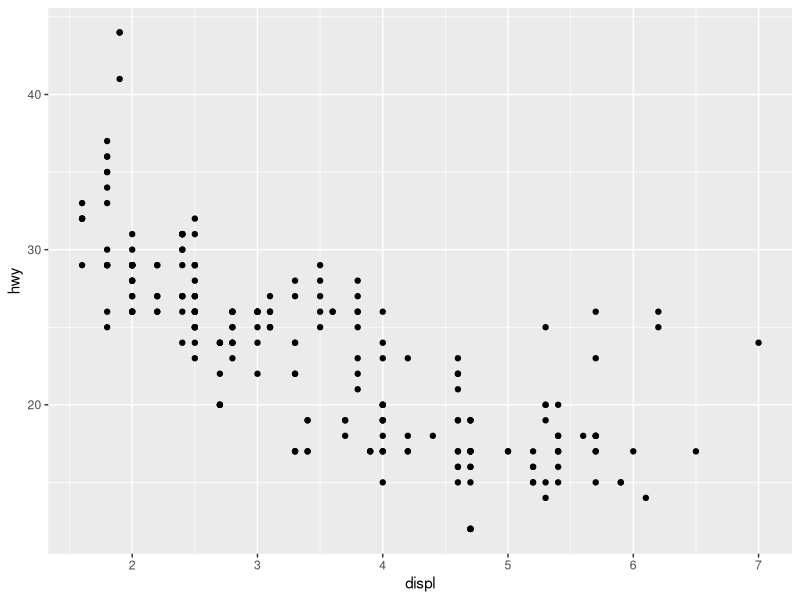
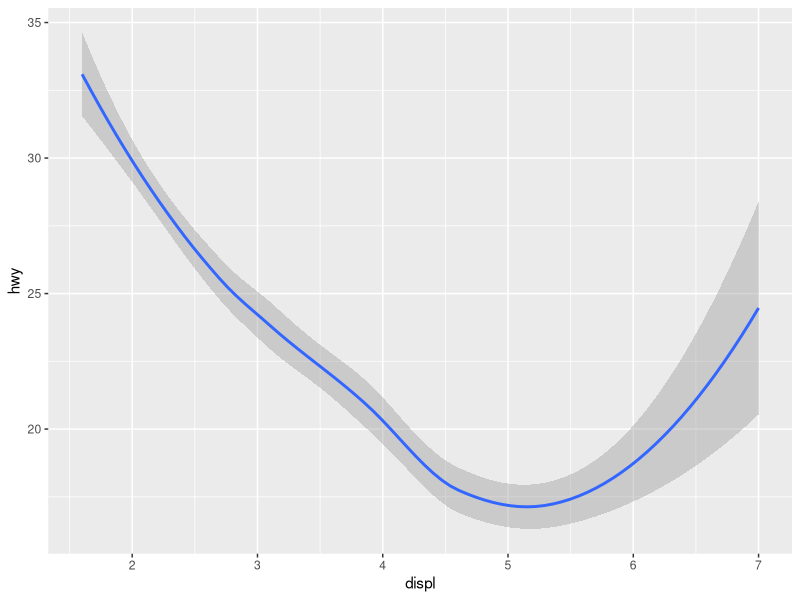
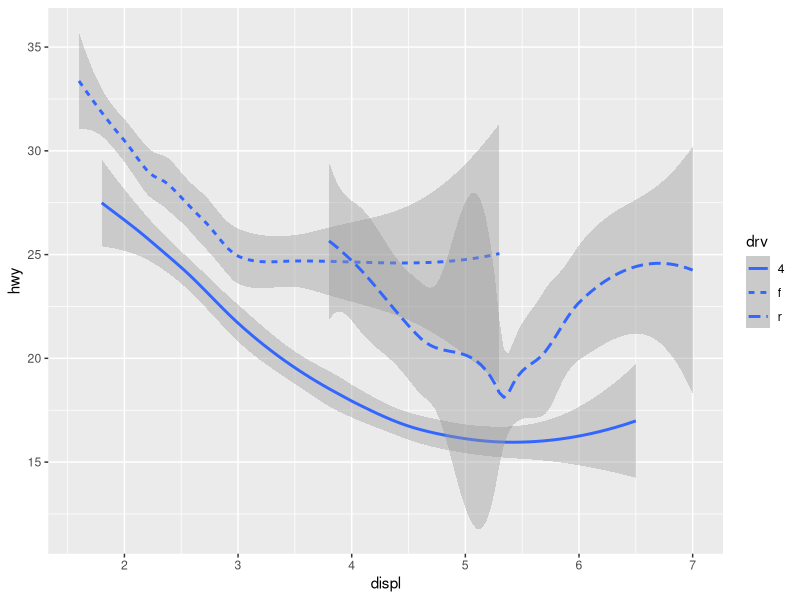
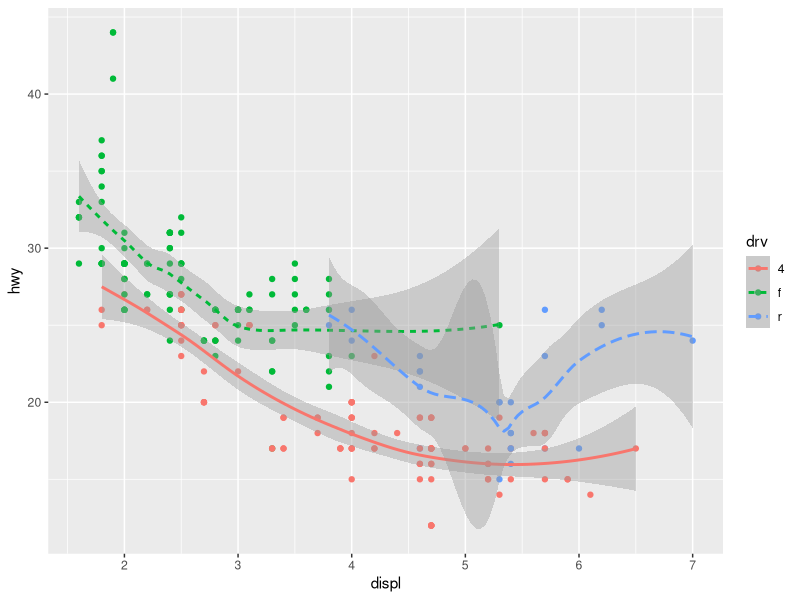
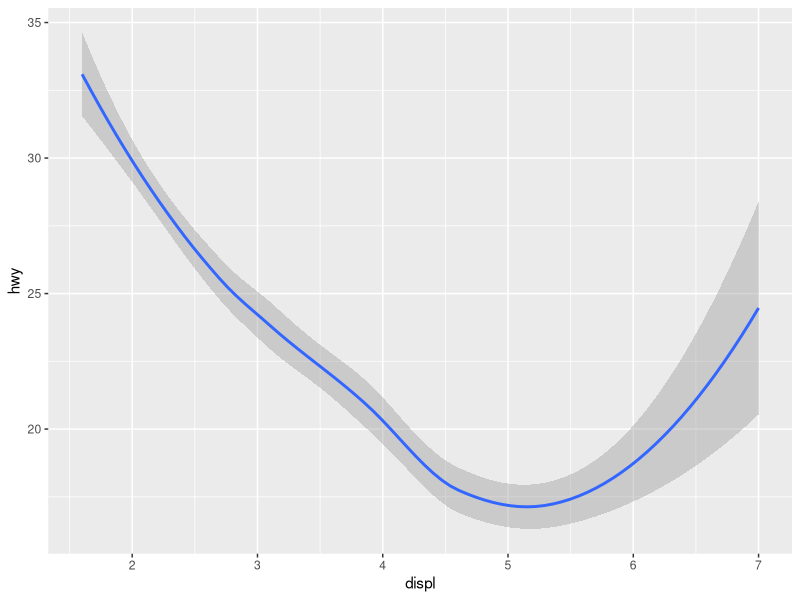
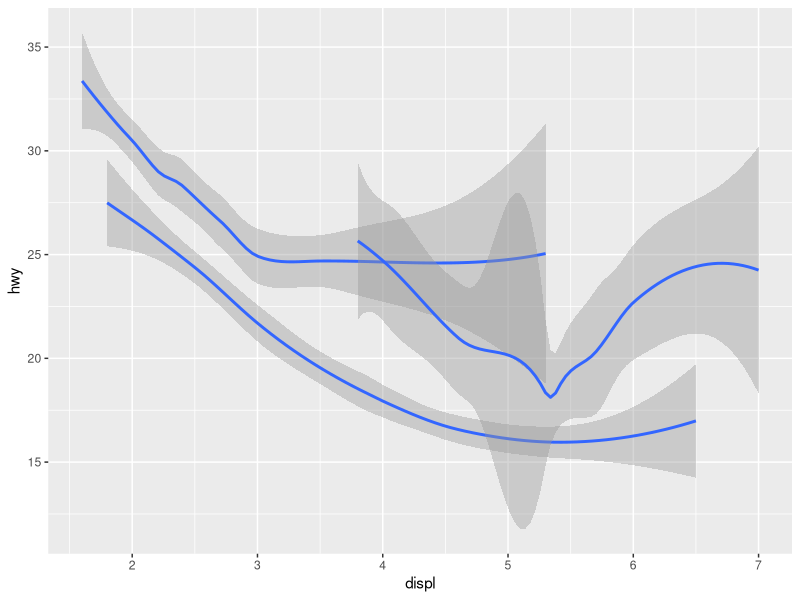
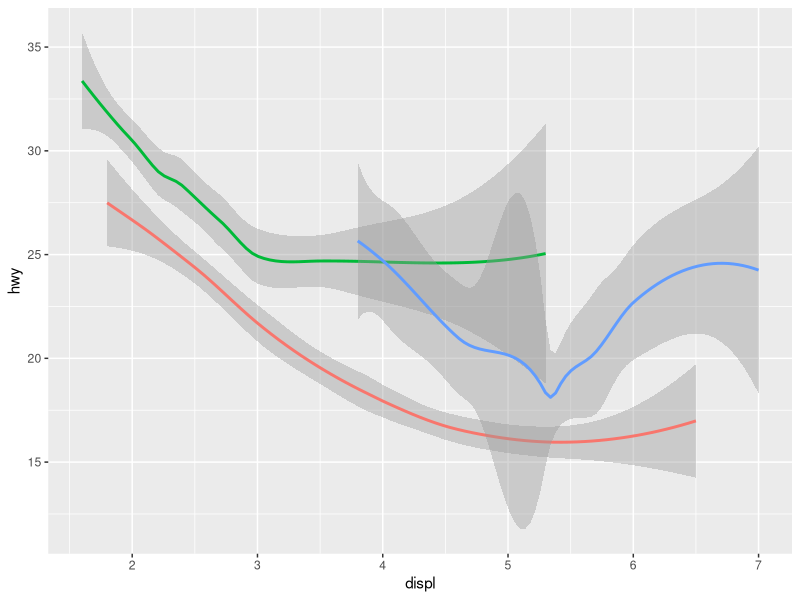
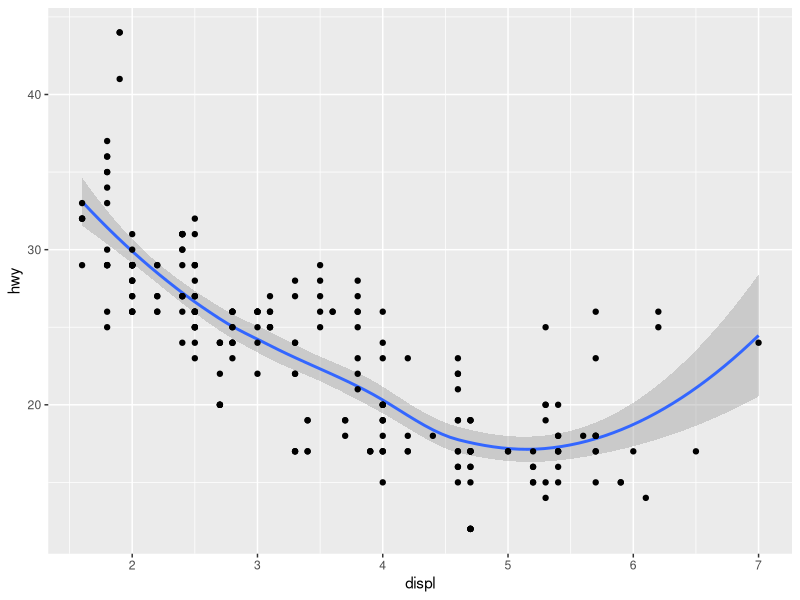

Recreate these plots in R, in order.
## ---- chunk 1
library(ggplot2)
## ---- chunk 2
#left
ggplot(data = mpg) +
  geom_point(mapping = aes(x = displ, y = hwy))

#right
ggplot(data = mpg) +
  geom_smooth(mapping = aes(x = displ, y = hwy))
## ---- chunk 3
ggplot(data = mpg) +
  geom_smooth(mapping = aes(x= displ, y = hwy, linetype = drv))
## ---- chunk 4
ggplot(data = mpg) +
  geom_point(mapping = aes(x = displ, y = hwy, color = drv)) +
  geom_smooth(mapping = aes(x= displ, y = hwy, color = drv,linetype = drv))
## ---- chunk 5
ggplot(data = mpg) +
  geom_smooth(mapping = aes(x = displ, y = hwy))

ggplot(data = mpg) +
  geom_smooth(mapping = aes(x = displ, y = hwy, group = drv))

ggplot(data = mpg) +
  geom_smooth(mapping = aes(x = displ, y = hwy, color = drv), show.legend = FALSE)
## ---- chunk 6
ggplot(data = mpg) +
  geom_smooth(mapping = aes(x = displ, y = hwy)) + 
  geom_point(mapping = aes(x = displ, y = hwy))
  
## ---- chunk 7
ggplot(data = mpg, mapping = aes(x = displ, y = hwy)) +
  geom_point() +
  geom_smooth()
## ---- chunk 8
ggplot(data = mpg, mapping = aes(x = displ, y = hwy)) +
  geom_point(mapping = aes(color = class)) +
  geom_smooth()
## ---- chunk 9
#ggplot(data = mpg, mapping = aes(x = displ, y = hwy)) +
 # geom_point(mapping = aes(color = class)) +
  #geom_smooth(data = filter(mpg, class == 'subcompact'), se = FALSE)
## ---- chunk 10
#What geom would you use to draw a line chart? A boxplot? A histogram? An area chart?
ggplot(data = mpg) +
  geom_line(mapping = aes(x = displ, y = hwy))
## ---- chunk 11
# Run this code in you head and predict what the output will look like. Then run the code in R and check your predictions:

ggplot(data = mpg, mapping = aes(x = displ, y = hwy, color = drv)) +
  geom_point() +
  geom_smooth(se = FALSE)
## ---- chunk 12
# What does show.legend = FALSE do? What happens if you remove it?
ggplot(data = mpg, mapping = aes(x = displ, y = hwy, color = drv)) +
  geom_point(show.legend = FALSE) +
  geom_smooth(se = FALSE, show.legend = FALSE)
## ---- chunk 13
# What does the se argument to geom_smooth() do?
?geom_smooth()
## ---- chunk 14
ggplot(data = mpg, mapping = aes(x = displ, y = hwy, color = drv)) +
  geom_point() +
  geom_smooth(se = TRUE)

ggplot(data = mpg, mapping = aes(x = displ, y = hwy, color = drv)) +
  geom_point() +
  geom_smooth(se = FALSE)
## ---- chunk 15
#Will these two graphs look different? Why/Why not?

ggplot(data = mpg, mapping = aes(x = displ, y = hwy)) + 
  geom_point() + 
  geom_smooth()

ggplot() + 
  geom_point(data = mpg, mapping = aes(x = displ, y = hwy)) + 
  geom_smooth(data = mpg, mapping = aes(x = displ, y = hwy))
## ---- chunk 16
#Re-create the R code necessary to generate the following graphs. 
ggplot(data = mpg, mapping = aes(x = displ, y = hwy)) +
  geom_point() +
  geom_smooth(se = FALSE)

ggplot(data = mpg, mapping = aes(x = displ, y = hwy, group = drv)) +
  geom_point() +
  geom_smooth(se = FALSE)

ggplot(data = mpg, mapping = aes(x = displ, y = hwy, group = drv, color = drv)) +
  geom_point() +
  geom_smooth(se = FALSE)

ggplot(data = mpg, mapping = aes(x = displ, y = hwy)) +
  geom_point(mapping = aes(color = drv)) +
  geom_smooth(se = FALSE)

ggplot(data = mpg, mapping = aes(x = displ, y = hwy)) +
  geom_point(mapping = aes(color = drv)) +
  geom_smooth(mapping = aes(linetype = drv), se = FALSE)

ggplot(data = mpg, mapping = aes(x = displ, y = hwy)) +
  geom_point(mapping = aes(color = drv))
